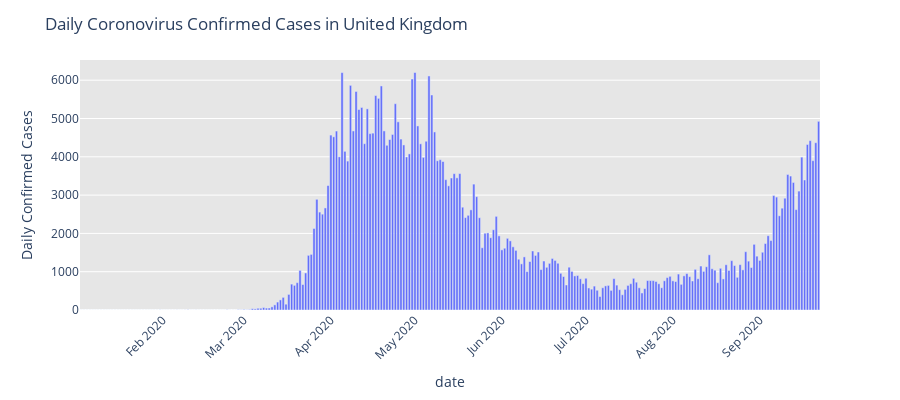

Write notebook code for a chart like this one.
### Markdown cell above
# Daily Cases in United Kingdom with Time Series

### Code cell
#plot daily graph

fig = px.bar(cases_df, x='date', y='newCasesByPublishDate', barmode='group', height=400)
fig.update_layout(title_text='Daily Coronovirus Confirmed Cases in United Kingdom', yaxis_title='Daily Confirmed Cases', xaxis_tickangle = 315, plot_bgcolor='rgb(230,230,230)')
fig.show()

### Figure 1 — Plotly figure (JSON) as saved in the notebook; plotly's stock layout.template omitted (floating-point values rounded to 4 significant figures; data arrays with more than 128 entries replaced by an {"elided": "..."} marker saying what was removed)
{"data": [{"alignmentgroup": "True", "hovertemplate": "date=%{x}<br>newCasesByPublishDate=%{y}<extra></extra>", "legendgroup": "", "marker": {"color": "#636efa"}, "name": "", "offsetgroup": "", "orientation": "v", "showlegend": false, "textposition": "auto", "type": "bar", "x": {"elided": "264 str values"}, "xaxis": "x", "y": {"elided": "264 int values"}, "yaxis": "y"}], "layout": {"barmode": "group", "height": 400, "legend": {"tracegroupgap": 0}, "margin": {"t": 60}, "plot_bgcolor": "rgb(230,230,230)", "title": {"text": "Daily Coronovirus Confirmed Cases in United Kingdom"}, "xaxis": {"anchor": "y", "domain": [0, 1], "tickangle": -45, "title": {"text": "date"}}, "yaxis": {"anchor": "x", "domain": [0, 1], "title": {"text": "Daily Confirmed Cases"}}}}
